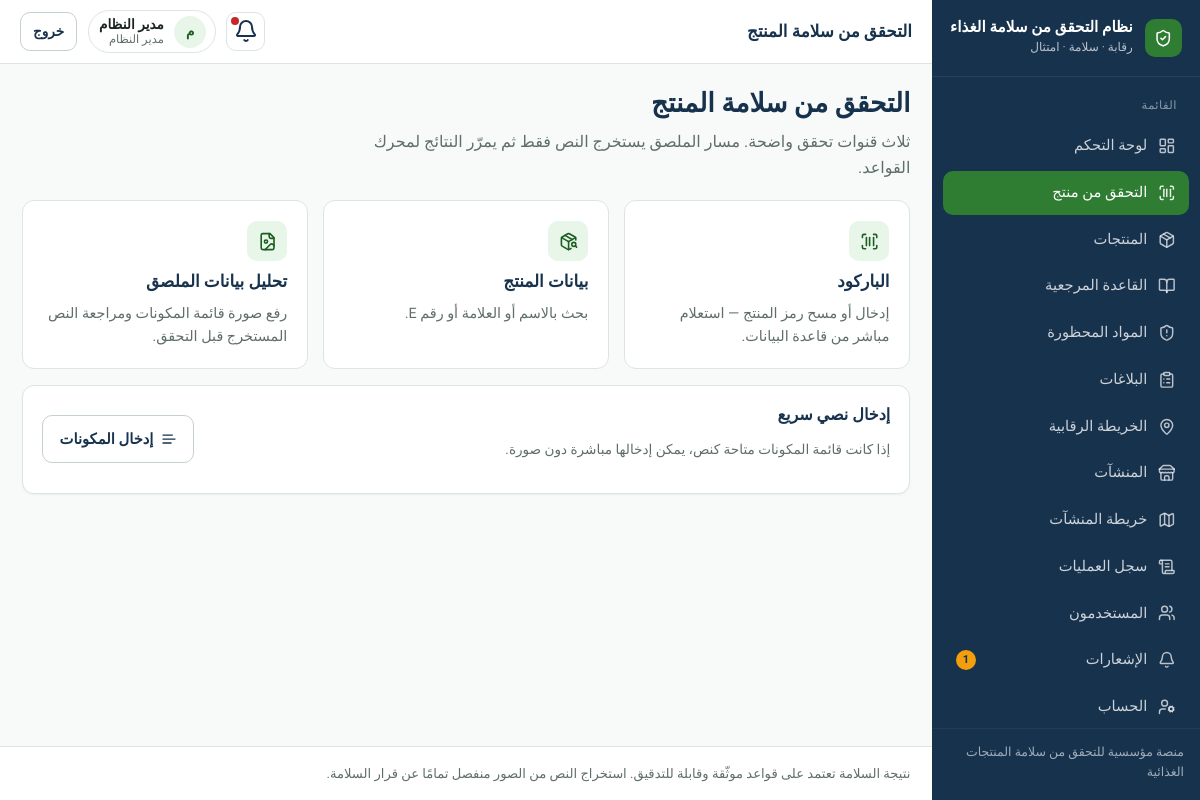
The page /scan/ (signed in) on the database its author committed.
### apps/accounts/models.py (models this page shows, shortened)
class User(AbstractUser):
    id = models.UUIDField(primary_key=True, default=uuid.uuid4, editable=False)
    full_name = models.CharField("الاسم الكامل", max_length=150, blank=True)
    phone = models.CharField("الهاتف", max_length=20, blank=True, null=True, unique=True)
    role = models.CharField(
        max_length=32,
        choices=Role.choices,
        default=Role.USER,
        db_index=True,
    )
    preferred_language = models.CharField(
        max_length=2,
        choices=[("ar", "العربية"), ("en", "English")],
        default="ar",
    )
    is_active = models.BooleanField(default=True)
    class Meta:
        verbose_name = "مستخدم"
        verbose_name_plural = "المستخدمون"
        ordering = ["-date_joined"]

### apps/scans/views.py (the view)
# urls.py: path("", views.scan_hub, name="hub"),
def scan_hub(request):
    return render(request, "scans/hub.html")

### apps/core/context_processors.py (called while the page is built)
def _item(label, url_name, icon, match_prefixes=None):
    return {
        "label": label,
        "url_name": url_name,
        "icon": icon,
        "match_prefixes": match_prefixes or [],
    }

### templates/scans/hub.html (shortened to what this page needs)
{% extends "base.html" %}
{% block topbar_title %}التحقق من سلامة المنتج{% endblock %}
{% block content %}
<div class="page-header">
  <div>
    <h1>التحقق من سلامة المنتج</h1>
    <p class="lead">ثلاث قنوات تحقق واضحة. مسار الملصق يستخرج النص فقط ثم يمرّر النتائج لمحرك القواعد.</p>
  </div>
</div>
<div class="method-grid">
  <a class="method-card" href="{% url 'scans:barcode' %}">
    <span class="method-icon"><i data-lucide="scan-barcode"></i></span>
    <h3>الباركود</h3>
    <p>إدخال أو مسح رمز المنتج — استعلام مباشر من قاعدة البيانات.</p>
  </a>
  <a class="method-card" href="{% url 'scans:search' %}">
    <span class="method-icon"><i data-lucide="package-search"></i></span>
    <h3>بيانات المنتج</h3>
    <p>بحث بالاسم أو العلامة أو رقم E.</p>
  </a>
  <a class="method-card" href="{% url 'scans:image' %}">
    <span class="method-icon"><i data-lucide="file-image"></i></span>
    <h3>تحليل بيانات الملصق</h3>
    <p>رفع صورة قائمة المكونات ومراجعة النص المستخرج قبل التحقق.</p>
  </a>
</div>
<div class="card panel" style="margin-top:1rem">
  <div class="split">
    <div>
      <h2 class="card-title">إدخال نصي سريع</h2>
      <p class="muted small">إذا كانت قائمة المكونات متاحة كنص، يمكن إدخالها مباشرة دون صورة.</p>
    </div>
    <a class="btn btn-secondary" href="{% url 'scans:manual' %}"><i data-lucide="text"></i> إدخال المكونات</a>
  </div>
</div>
{% endblock %}

### templates/base.html (shortened to what this page needs)
{% load static %}
<!DOCTYPE html>
<html lang="ar" dir="rtl">
<head>
  <link rel="stylesheet" href="{% static 'css/design-system.css' %}">
</head>
<body class="{% block body_class %}{% endblock %}">
{% if use_app_shell %}
  <div class="app-shell">
    <aside class="sidebar" id="sidebar">
      <a class="sidebar-brand" href="{% url 'core:home' %}">
        <span class="brand-mark" aria-hidden="true"><i data-lucide="shield-check"></i></span>
        <span class="brand-text">
          <strong>{{ app_name_ar }}</strong>
          <span>رقابة · سلامة · امتثال</span>
        </span>
      </a>
      <nav class="sidebar-nav" aria-label="القائمة الرئيسية">
        <div class="nav-section">
          <div class="nav-section-title">القائمة</div>
          {% for item in nav_items %}
            <a class="nav-link {% if item.active %}active{% endif %}" href="{{ item.url }}">
              <i data-lucide="{{ item.icon }}"></i>
              <span>{{ item.label }}</span>
              {% if item.url_name == 'notifications:list' and unread_notifications %}
                <span class="nav-badge">{{ unread_notifications }}</span>
              {% endif %}
            </a>
          {% endfor %}
        </div>
      </nav>
      <div class="sidebar-footer">منصة مؤسسية للتحقق من سلامة المنتجات الغذائية</div>
    </aside>
    <div class="main-wrap">
      <header class="topbar">
        <div class="topbar-left">
          <div class="page-title-top">{% block topbar_title %}{{ app_name_ar }}{% endblock %}</div>
        </div>
        <div class="topbar-right">
          <a class="icon-btn" href="{% url 'notifications:list' %}" title="الإشعارات" aria-label="الإشعارات">
            <i data-lucide="bell"></i>
            {% if unread_notifications %}<span class="dot"></span>{% endif %}
          </a>
          <div class="user-chip">
            <span class="user-avatar">{{ user.full_name|default:user.username|make_list|first|upper }}</span>
            <span class="user-meta">
              <strong>{{ user.full_name|default:user.username }}</strong>
              <span>{{ user.get_role_display }}</span>
            </span>
          </div>
          <form method="post" action="{% url 'accounts:logout' %}">
            <button class="btn btn-secondary btn-sm" type="submit">خروج</button>
          </form>
        </div>
      </header>
{% endif %}
      <main class="content"{% if not use_app_shell %} style="max-width:1100px;margin:0 auto"{% endif %}>
        {% block content %}{% endblock %}
      </main>
{% if use_app_shell %}
      <footer class="app-footer">
        نتيجة السلامة تعتمد على قواعد موثّقة وقابلة للتدقيق. استخراج النص من الصور منفصل تمامًا عن قرار السلامة.
      </footer>
    </div>
  </div>
{% else %}
  </div>
{% endif %}
</body>
</html>

### rows shown on the page
User: full_name|make_list "م", full_name "مدير النظام", role "مدير النظام"

### other values the page prints
{{ app_name_ar }} "نظام التحقق من سلامة الغذاء"
{{ item.label }} "لوحة التحكم" "التحقق من منتج" "المنتجات" "القاعدة المرجعية" "المواد المحظورة" "البلاغات" "الخريطة الرقابية" "المنشآت" "خريطة المنشآت" "سجل العمليات" "المستخدمون" "الإشعارات" "الحساب"
{{ unread_notifications }} "1"
